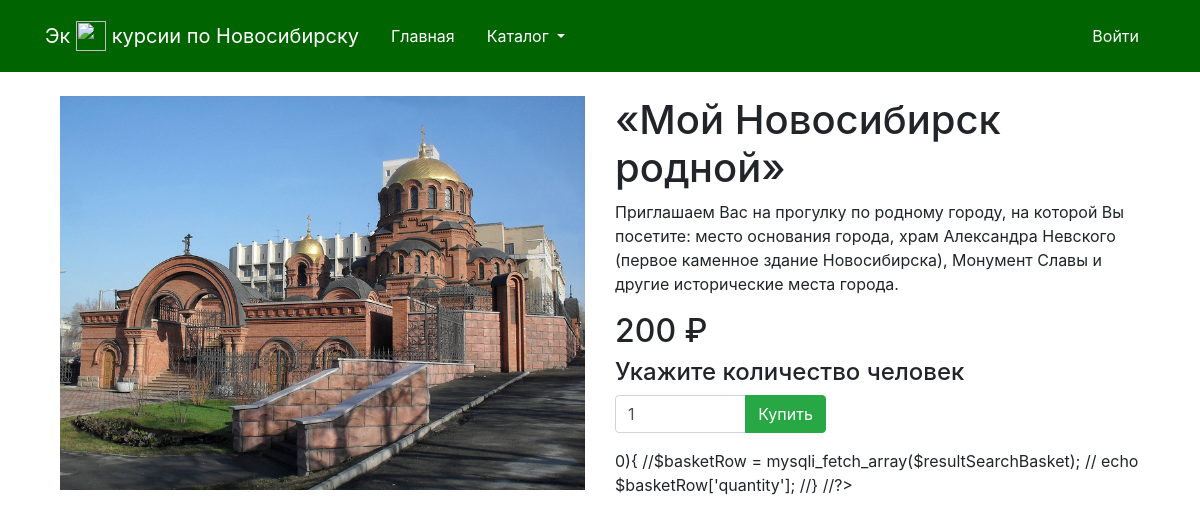
/product.php?id=13, run on the app's committed database.
### tables this page shows
CREATE TABLE IF NOT EXISTS `products` (
  `id` int(10) unsigned NOT NULL AUTO_INCREMENT,
  `name` varchar(255) NOT NULL,
  `slug` varchar(50) NOT NULL,
  `id_category` int(10) unsigned NOT NULL,
  `img` varchar(255) DEFAULT NULL,
  `description` text DEFAULT NULL,
  `price` int(11) DEFAULT NULL,
  PRIMARY KEY (`id`),
  KEY `FK_products_category` (`id_category`),
  CONSTRAINT `FK_products_category` FOREIGN KEY (`id_category`) REFERENCES `category` (`id`)
);

### product.php (the view, shortened to what this page needs)
<?php
require_once "template/header.php";
$query = 'SELECT * FROM `products` WHERE id=' . $_GET['id'];
$result = mysqli_query($conn, $query);
$products = mysqli_fetch_array($result);
?>
<div class='container mt-4 mb-5'>
    <div class='row'>
        <div class='col-md-6'>
            <img class='img-fluid' src="<?= $products['img'] ?>" alt="">
        </div>
        <div class='col-md-6'>
            <h1><?= $products['name'] ?></h1>
            <p><?= $products['description'] ?></p>
            <h2><?= $products['price'] ?> ₽</h2>
            <h4>Укажите количество человек</h4>
            <form method="POST" action="">
                <div class="input-group mb-3">
                    <input type="number" name="quantity" value="1" class="form-control col-3">
                    <div class="input-group-append">
                        <button type="submit" class="btn btn-success">Купить</button>
                    </div>
                </div>
            </form>
             0){
                //$basketRow = mysqli_fetch_array($resultSearchBasket);
               // echo $basketRow['quantity'];
            //}
            //?>
        </div>
    </div>
</div>
<?php
require_once "template/footer.php";
?>

### data on the page
products: img (picture), name "«Мой Новосибирск родной»", description "Приглашаем Вас на прогулку по родному городу, на которой Вы посетите: место основания города, храм Александра Невского (первое каменное здание Новосибирска), Монумент Славы и другие исторические места города.", price "200"
